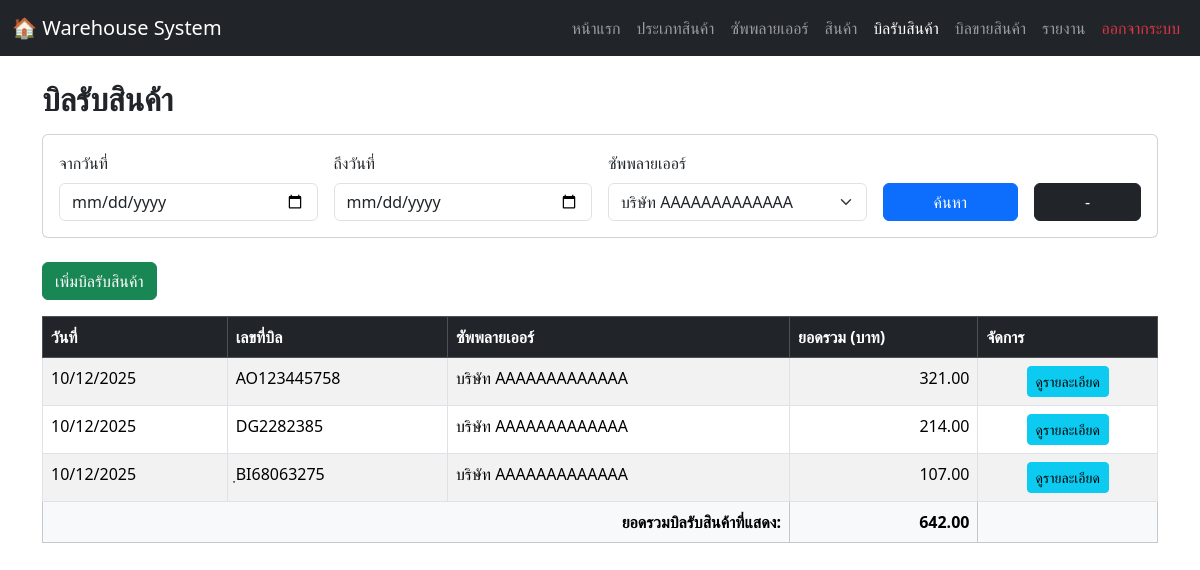
/warehouse_page.php?supplier_id=9 (signed in), run on the app's committed database.
### tables this page shows
CREATE TABLE `purchases` (
  `purchase_id` int(11) NOT NULL,
  `purchase_number` varchar(50) NOT NULL,
  `user_id` int(11) DEFAULT NULL,
  `supplier_id` int(11) DEFAULT NULL,
  `purchase_date` date DEFAULT NULL,
  `total_amount` decimal(12,2) DEFAULT NULL
);

CREATE TABLE `suppliers` (
  `supplier_id` int(11) NOT NULL,
  `supplier_name` varchar(150) NOT NULL,
  `address` varchar(255) DEFAULT NULL,
  `phone` varchar(50) DEFAULT NULL,
  `description` text DEFAULT NULL
);

### warehouse_page.php (the view, shortened to what this page needs)
<?php
include 'connection.php';
$suppliers_result = $conn->query("SELECT supplier_id, supplier_name FROM suppliers ORDER BY supplier_name ASC");
$start_date = $_GET['start_date'] ?? '';
$end_date   = $_GET['end_date'] ?? '';
$supplier_id = $_GET['supplier_id'] ?? '';
$params = [];
$types = "";
$sql = "
    SELECT
        p.purchase_id AS bill_id,
        p.purchase_number AS bill_number,
        p.purchase_date AS bill_date,
        p.total_amount,
        s.supplier_name AS party_name
    FROM purchases p
    LEFT JOIN suppliers s ON p.supplier_id = s.supplier_id
    WHERE 1=1
";
if ($supplier_id) {
    $sql .= " AND p.supplier_id = ?";
    $params[] = $supplier_id;
    $types .= "i";
}
$sql .= " ORDER BY bill_date DESC, bill_id DESC";
$stmt = $conn->prepare($sql);
if (!empty($params)) {
    $stmt->bind_param($types, ...$params);
}
$stmt->execute();
$result = $stmt->get_result();
$total_in = 0;
$bills_in = [];
if ($result->num_rows > 0) {
    while ($row = $result->fetch_assoc()) {
        $bills_in[] = $row;
        $total_in += $row['total_amount'] * 1.07;
    }
}
?>
<!DOCTYPE html>
<html lang="th">
<head>
<link href="https://cdn.jsdelivr.net/npm/bootstrap@5.3.2/dist/css/bootstrap.min.css" rel="stylesheet">
</head>
<body>
<nav class="navbar navbar-expand-lg navbar-dark bg-dark">
  <div class="container-fluid">
    <a class="navbar-brand" href="#">🏠 Warehouse System</a>
    <div class="collapse navbar-collapse">
      <ul class="navbar-nav ms-auto">
        <li class="nav-item"><a class="nav-link" href="homepage.php">หน้าแรก</a></li>
        <li class="nav-item"><a class="nav-link" href="categories.php">ประเภทสินค้า</a></li>
        <li class="nav-item"><a class="nav-link" href="suppliers.php">ซัพพลายเออร์</a></li>
        <li class="nav-item"><a class="nav-link" href="products.php">สินค้า</a></li>
        <li class="nav-item"><a class="nav-link active" href="warehouse_page.php">บิลรับสินค้า</a></li>
        <li class="nav-item"><a class="nav-link" href="warehouse_sale.php">บิลขายสินค้า</a></li>
        <li class="nav-item"><a class="nav-link" href="report.php">รายงาน</a></li>
        <li class="nav-item"><a class="nav-link text-danger" href="logout.php">ออกจากระบบ</a></li>
      </ul>
    </div>
  </div>
</nav>
<div class="container mt-4 mb-5">
  <h2 class="fw-bold mb-3">บิลรับสินค้า</h2>
  <form method="GET" class="card card-body mb-4">
    <div class="row g-3 align-items-end">
      <div class="col-md-3">
        <label class="form-label">จากวันที่</label>
        <input type="date" name="start_date" class="form-control"
               value="<?= htmlspecialchars($start_date) ?>">
      </div>
      <div class="col-md-3">
        <label class="form-label">ถึงวันที่</label>
        <input type="date" name="end_date" class="form-control"
               value="<?= htmlspecialchars($end_date) ?>">
      </div>
      <div class="col-md-3">
        <label class="form-label">ซัพพลายเออร์</label>
        <select name="supplier_id" class="form-select">
            <?php mysqli_data_seek($suppliers_result, 0); ?>
            <?php while($s = $suppliers_result->fetch_assoc()): ?>
                <option value="<?= $s['supplier_id'] ?>" <?= ($supplier_id == $s['supplier_id']) ? 'selected' : '' ?>>
                    <?= htmlspecialchars($s['supplier_name']) ?>
                </option>
            <?php endwhile; ?>
        </select>
      </div>
      <div class="col-md-3 d-flex gap-2">
        <button class="btn btn-primary flex-grow-1 me-2" type="submit">ค้นหา</button>
        <a href="warehouse_page.php" class="btn btn-dark flex-grow-1">-</a>
      </div>
    </div>
  </form>
  <a href="stock_in_add.php" class="btn btn-success mb-3">เพิ่มบิลรับสินค้า</a>
  <table class="table table-bordered table-striped">
    <thead class="table-dark">
      <tr>
        <th>วันที่</th>
        <th>เลขที่บิล</th>
        <th>ซัพพลายเออร์</th>
        <th>ยอดรวม (บาท)</th>
        <th>จัดการ</th>
      </tr>
    </thead>
    <tbody>
      <?php if (!empty($bills_in)): ?>
        <?php foreach ($bills_in as $row): ?>
        <tr>
          <td><?= date("d/m/Y", strtotime($row['bill_date'])) ?></td>
          <td><?= htmlspecialchars($row['bill_number']) ?></td>
          <td><?= htmlspecialchars($row['party_name']) ?></td>
          <td class="text-end"><?= number_format($row['total_amount'] * 1.07, 2) ?></td>
          <td class="text-center">
            <a href="purchase_detail.php?id=<?= $row['bill_id'] ?>"
               class="btn btn-sm btn-info">ดูรายละเอียด</a>
          </td>
        </tr>
        <?php endforeach; ?>
      <?php else: ?>
        <tr><td colspan="5" class="text-center text-muted">ไม่พบข้อมูล</td></tr>
      <?php endif; ?>
    </tbody>
    <tfoot>
      <tr class="table-light">
        <th colspan="3" class="text-end">ยอดรวมบิลรับสินค้าที่แสดง:</th>
        <th class="text-end"><?= number_format($total_in, 2) ?></th>
        <th></th>
      </tr>
    </tfoot>
  </table>
</div>
</body>
</html>

### data on the page
purchases: purchase_date "10/12/2025", purchase_number "AO123445758", supplier.supplier_name "บริษัท AAAAAAAAAAAAA", $row['total_amount']*1.07 "321.00"
purchases: purchase_date "10/12/2025", purchase_number "DG2282385", supplier.supplier_name "บริษัท AAAAAAAAAAAAA", $row['total_amount']*1.07 "214.00"
purchases: purchase_date "10/12/2025", purchase_number "ฺBI68063275", supplier.supplier_name "บริษัท AAAAAAAAAAAAA", $row['total_amount']*1.07 "107.00"

### other printed values
$total_in "642.00"
form field supplier_id "บริษัท AAAAAAAAAAAAA"
